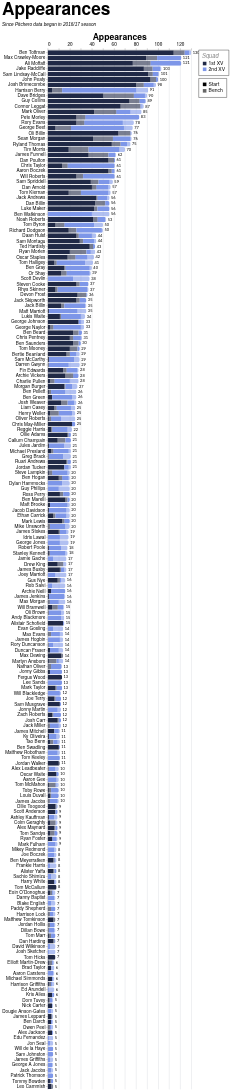

Vega-Lite specification for this chart:
### Vega-Lite specification from a JSON file in a GitHub repository (floating-point values rounded to 4 significant figures; data arrays with more than 128 entries replaced by an {"elided": "..."} marker saying what was removed)
{"config": {"axis": {"labelFont": "PT Sans Narrow, Helvetica Neue, Helvetica, Arial, sans-serif", "titleFont": "PT Sans Narrow, Helvetica Neue, Helvetica, Arial, sans-serif", "labelFontSize": 13, "titleFontSize": 24, "gridColor": "#202947", "gridOpacity": 0.2, "zindex": 1}, "text": {"font": "Lato, sans-serif"}, "bar": {"cornerRadiusEnd": 5}, "header": {"labelFont": "PT Sans Narrow, Helvetica Neue, Helvetica, Arial, sans-serif", "titleFont": "PT Sans Narrow, Helvetica Neue, Helvetica, Arial, sans-serif", "labelFontSize": 24, "titleFontSize": 28, "labelFontWeight": "bold", "orient": "left"}, "legend": {"labelFont": "PT Sans Narrow, Helvetica Neue, Helvetica, Arial, sans-serif", "titleFont": "PT Sans Narrow, Helvetica Neue, Helvetica, Arial, sans-serif", "labelFontSize": 14, "titleFontSize": 16, "titlePadding": 5, "fillColor": "white", "strokeColor": "black", "padding": 10, "titleFontWeight": "lighter", "titleFontStyle": "italic", "titleColor": "gray", "offset": 10}, "title": {"font": "PT Sans Narrow, Helvetica Neue, Helvetica, Arial, sans-serif", "fontSize": 48, "fontWeight": "bold", "anchor": "start", "align": "center", "titlePadding": 20, "subtitlePadding": 10, "subtitleFontSize": 13, "subtitleColor": "", "subtitleFontStyle": "italic", "offset": 15, "color": "black"}, "axisX": {"labelAngle": 0}, "facet": {"title": null, "header": null, "align": {"row": "each", "column": "each"}, "spacing": 10}, "resolve": {"scale": {"y": "independent", "facet": "independent"}}, "background": "transparent", "scale": {"offsetBandPaddingOuter": 0.2, "offsetBandPaddingInner": 0.1}, "view": {"stroke": null, "background": "transparent"}}, "layer": [{"mark": {"type": "bar"}, "encoding": {"color": {"field": "squad", "legend": {"direction": "vertical", "labelExpr": "datum.value + ' XV'", "offset": 20, "orient": "right", "title": "Squad"}, "scale": {"domain": ["1st", "2nd"], "range": ["#202946", "#7d96e8"]}, "sort": ["1st", "2nd"], "type": "nominal"}, "opacity": {"field": "start", "legend": {"direction": "vertical", "offset": 20, "orient": "right", "title": null}, "scale": {"domain": ["Start", "Bench"], "range": [1.0, 0.6]}, "sort": ["Start", "Bench"], "type": "nominal"}, "order": {"field": "stack_order", "sort": "ascending", "type": "quantitative"}, "tooltip": [{"field": "player", "title": "Player", "type": "nominal"}, {"field": "squad", "title": "Squad", "type": "nominal"}, {"field": "start", "title": "Selection", "type": "nominal"}, {"aggregate": "sum", "field": "games", "title": "Games", "type": "quantitative"}, {"aggregate": "max", "field": "player_total", "title": "Total", "type": "quantitative"}], "x": {"aggregate": "sum", "axis": {"orient": "top", "title": "Appearances"}, "field": "games", "type": "quantitative"}, "y": {"field": "player", "sort": {"field": "player_total", "op": "max", "order": "descending"}, "title": null, "type": "nominal"}}}, {"mark": {"type": "text", "align": "left", "baseline": "middle", "color": "black", "dx": 4, "fontSize": 11}, "encoding": {"text": {"field": "total_games", "format": ".0f", "type": "quantitative"}, "x": {"axis": {"orient": "top", "title": "Appearances"}, "field": "total_games", "type": "quantitative"}, "y": {"field": "player", "sort": {"field": "player_total", "op": "max", "order": "descending"}, "title": null, "type": "nominal"}}, "transform": [{"aggregate": [{"op": "sum", "field": "games", "as": "total_games"}, {"op": "max", "field": "player_total", "as": "player_total"}], "groupby": ["player"]}]}], "data": {"name": "data-8751931b9d5dbc599508d67312122e8f"}, "height": {"step": 15}, "params": [{"name": "seasonParam", "value": []}, {"name": "gameTypesParam", "value": []}, {"name": "squadParam", "value": "All"}, {"name": "positionsParam", "value": []}, {"name": "minAppsParam", "value": 5}], "title": {"text": "Appearances", "subtitle": "Since Pitchero data began in 2016/17 season"}, "transform": [{"filter": "length(seasonParam) === 0 || indexof(seasonParam, datum.season) >= 0"}, {"filter": "length(gameTypesParam) === 0 || indexof(gameTypesParam, datum.game_type) >= 0"}, {"filter": "squadParam === \"All\" || datum.squad === squadParam"}, {"filter": "length(positionsParam) === 0 || indexof(positionsParam, datum.position) >= 0"}, {"joinaggregate": [{"op": "sum", "field": "games", "as": "player_total"}], "groupby": ["player"]}, {"filter": "datum.player_total >= minAppsParam"}], "width": 400, "$schema": "https://vega.github.io/schema/vega-lite/v5.20.1.json", "datasets": {"data-8751931b9d5dbc599508d67312122e8f": {"elided": "2377 records"}}}
